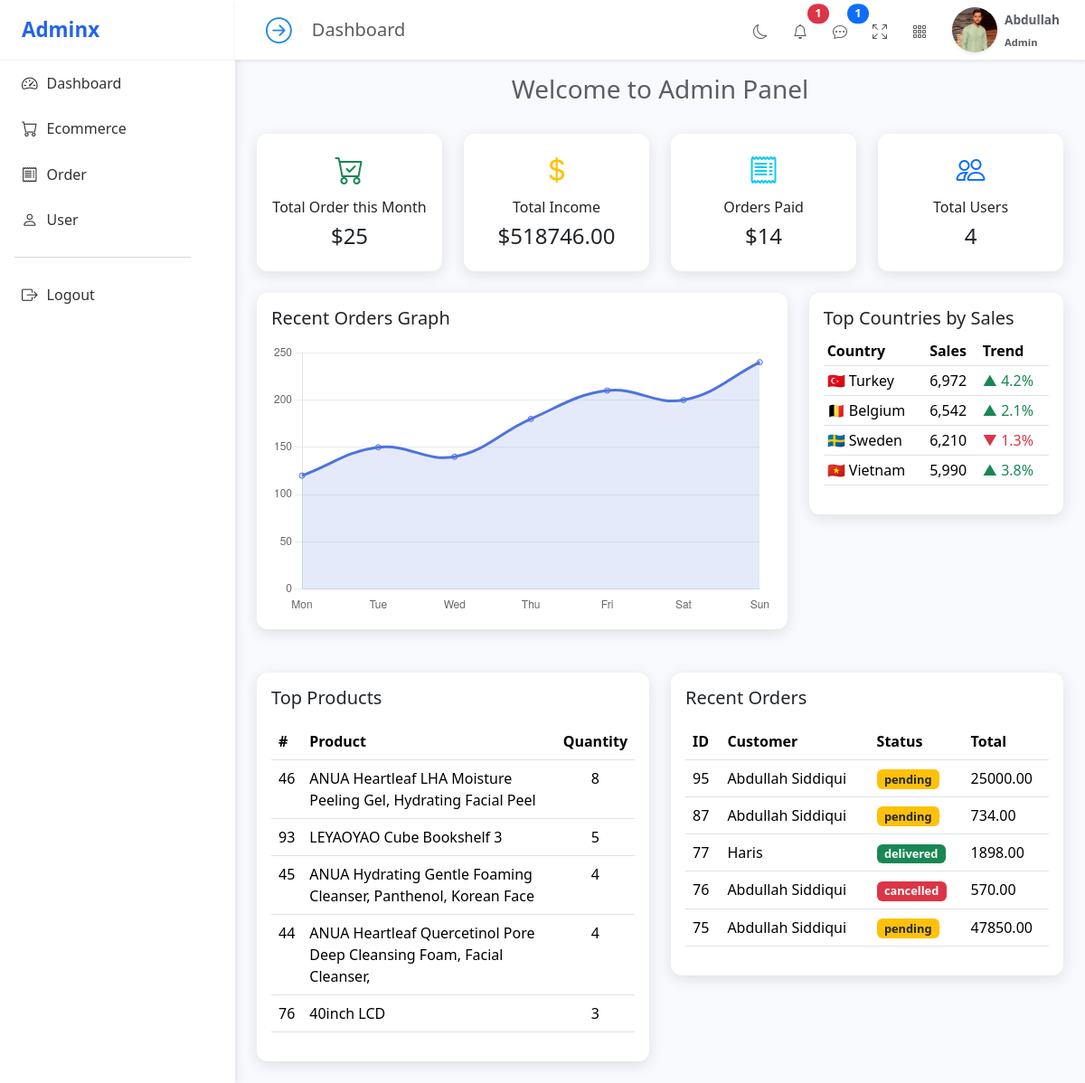
Before: /Server/Admin-Panel/Dashbboard.php (signed in) with the older database file.
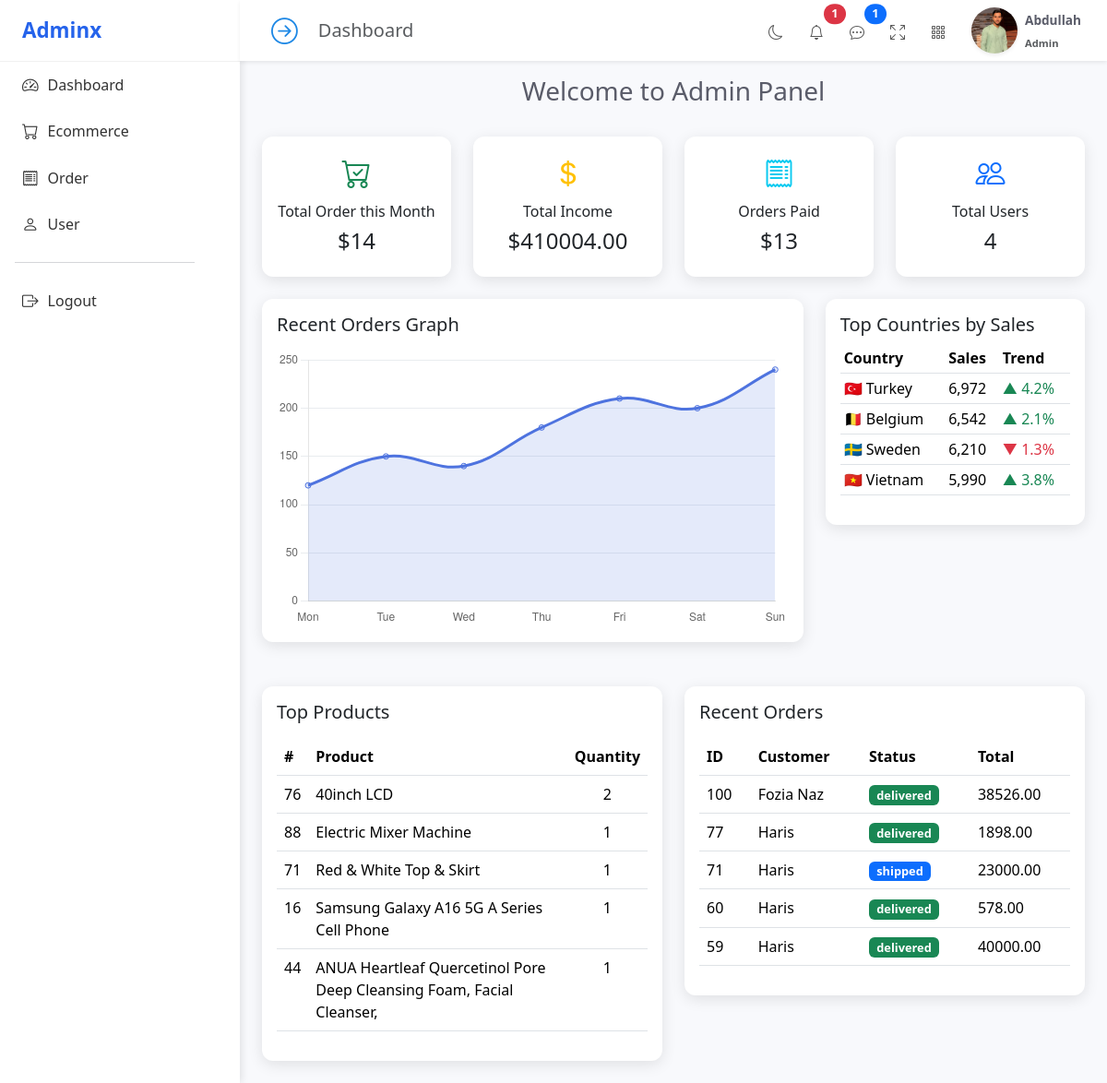
After: the same page with the newer database file.
### tables this page shows
CREATE TABLE `products` (
  `id` int(11) NOT NULL,
  `name` varchar(200) NOT NULL,
  `description` text DEFAULT NULL,
  `price` decimal(10,2) DEFAULT NULL,
  `subcategory_id` int(11) DEFAULT NULL,
  `created_at` datetime DEFAULT current_timestamp(),
  `brand_id` int(11) DEFAULT NULL,
  `category_id` int(11) DEFAULT NULL,
  `quantity` int(11) NOT NULL DEFAULT 0
);

CREATE TABLE `orders` (
  `id` int(11) NOT NULL,
  `user_id` int(11) DEFAULT NULL,
  `address_id` int(11) DEFAULT NULL,
  `total` decimal(10,2) DEFAULT NULL,
  `status` enum('pending','shipped','delivered','cancelled') DEFAULT 'pending',
  `created_at` timestamp NOT NULL DEFAULT current_timestamp(),
  `payment_method` enum('Cash','Card','UPI','Wallet') NOT NULL
);

CREATE TABLE `users` (
  `id` int(11) NOT NULL,
  `name` varchar(100) NOT NULL,
  `email` varchar(100) NOT NULL,
  `password` varchar(255) NOT NULL,
  `phone` varchar(20) DEFAULT NULL,
  `role` enum('user','admin') DEFAULT 'user',
  `status` enum('active','inactive') DEFAULT 'active',
  `created_at` datetime DEFAULT current_timestamp(),
  `updated_at` datetime DEFAULT current_timestamp() ON UPDATE current_timestamp(),
  `user_profile` varchar(255) NOT NULL DEFAULT '',
  `gender` enum('male','female') DEFAULT 'male',
  `email_token` varchar(255) DEFAULT NULL,
  `token_expiry` datetime DEFAULT NULL
);

### Server/Admin-Panel/Dashbboard.php (the view, shortened to what the changed rows need)
 <?php
    include("./Sidebar.php");
    ?>
 <link href="https://cdn.jsdelivr.net/npm/bootstrap@5.3.3/dist/css/bootstrap.min.css" rel="stylesheet">
 <link href="https://cdn.jsdelivr.net/npm/bootstrap-icons@1.11.3/font/bootstrap-icons.css" rel="stylesheet">
 </head>
 <body>
     <div class="container-fluid p-4">
         <div class="row g-4">
             <?php
                $sql = "SELECT
    COUNT(orders.id) AS order_count,
    SUM(orders.total) AS total_sales,
    COUNT(CASE WHEN orders.status = 'delivered' THEN 1 END) AS paid_orders
FROM
    orders
    INNER JOIN order_items ON orders.id = order_items.order_id
WHERE
    orders.created_at >= DATE_FORMAT(CURDATE(), '%Y-%m-01');
";
                $result = $conn->query($sql);
                if ($row = $result->fetch_assoc()) {
                ?>
                 <div class="col-md-3">
                     <div class="card p-3 text-center">
                         <div class="kpi-icon mb-2 text-success"><i class="bi bi-cart-check"></i></div>
                         <h6>Total Order this Month</h6>
                         <h4>$<?= $row['order_count'] ?></h4>
                     </div>
                 </div>
                 <div class="col-md-3">
                     <div class="card p-3 text-center">
                         <div class="kpi-icon mb-2 text-warning"><i class="bi bi-currency-dollar"></i></div>
                         <h6>Total Income</h6>
                         <h4>$<?= $row['total_sales'] ?></h4>
                     </div>
                 </div>
                 <div class="col-md-3">
                     <div class="card p-3 text-center">
                         <div class="kpi-icon mb-2 text-info"><i class="bi bi-receipt"></i></div>
                         <h6>Orders Paid</h6>
                         <h4>$<?= $row['paid_orders'] ?></h4>
                     </div>
                 </div>
             <?php } ?>
             <div class="col-lg-4">
                 <div class="card p-3 mb-4">
                     <div class="table-responsive">
                         <table class="table table-sm">
                             <thead>
                                 <tr>
                                     <th>Country</th>
                                     <th>Sales</th>
                                     <th>Trend</th>
                                 </tr>
                             </thead>
                         </table>
                     </div>
                 </div>
             </div>
             <div class="col-md-6">
                 <div class="card p-3">
                     <?php
                        $sql_tp = "SELECT
    products.id AS product_id,
    products.name AS product_name,
    SUM(order_items.quantity) AS total_quantity_sold
FROM
    order_items
INNER JOIN
    orders
ON
    orders.id = order_items.order_id
INNER JOIN
    products
ON
    products.id = order_items.product_id
WHERE
    MONTH(orders.created_at) = MONTH(CURRENT_DATE())
AND
    YEAR(orders.created_at) = YEAR(CURRENT_DATE())
GROUP BY
    products.id,
    products.name
ORDER BY
    total_quantity_sold DESC
LIMIT 5;
";
                        $result_tp = $conn->query($sql_tp)
                        ?>
                     <div>
                         <table class="table">
                             <thead>
                                 <tr>
                                     <th>#</th>
                                     <th>Product</th>
                                     <th>Quantity</th>
                                 </tr>
                             </thead>
                             <tbody>
                                 <?php
                                    while ($row_tp = $result_tp->fetch_assoc()) {
                                    ?>
                                     <tr>
                                         <td><?= $row_tp['product_id'] ?></td>
                                         <td><?= $row_tp['product_name'] ?></td>
                                         <td class="text-center"><?= $row_tp['total_quantity_sold'] ?></td>
                                     </tr>
                                 <?php   } ?>
                             </tbody>
                         </table>
                     </div>
                 </div>
             </div>
             <div class="col-md-6">
                 <div class="card p-3">
                     <?php
                        $sql_ro = "
SELECT
    orders.id,
    users.name ,
    orders.status,
    orders.total,
    orders.created_at as order_date
FROM
    orders
    INNER JOIN users
    on users.id = orders.user_id
ORDER BY
     order_date DESC
LIMIT 5
";
                        $result_ro = $conn->query($sql_ro)
                        ?>
                     <div class="table-responsive">
                         <table class="table">
                             <thead>
                                 <tr>
                                     <th>ID</th>
                                     <th>Customer</th>
                                     <th>Status</th>
                                     <th>Total</th>
                                 </tr>
                             </thead>
                             <tbody>
                                 <?php
                                    while ($row_ro = $result_ro->fetch_assoc()) {
                                        $badgeClass = '';
                                        if ($row_ro['status'] === "pending") {
                                            $badgeClass = 'bg-warning text-dark';
                                        } elseif ($row_ro['status'] === "shipped") {
                                            $badgeClass = 'bg-primary';
                                        } elseif ($row_ro['status'] === "delivered") {
                                            $badgeClass = 'bg-success';
                                        } elseif ($row_ro['status'] === "cancelled") {
                                            $badgeClass = 'bg-danger';
                                        }
                                    ?>
                                     <tr>
                                         <td><?= $row_ro['id'] ?></td>
                                         <td><?= $row_ro['name'] ?></td>
                                         <td><span class="badge <?= $badgeClass ?>"><?= $row_ro['status'] ?></span></td>
                                         <td><?= $row_ro['total'] ?></td>
                                     </tr>
                                 <?php   } ?>
                             </tbody>
                         </table>
                     </div>
                 </div>
             </div>
         </div>
     </div>
     <script>
         const ctx = document.getElementById('ordersChart').getContext('2d');
         new Chart(ctx, {
             type: 'line',
             data: {
                 labels: ['Mon', 'Tue', 'Wed', 'Thu', 'Fri', 'Sat', 'Sun'],
                 datasets: [{
                     label: 'Orders',
                     data: [120, 150, 140, 180, 210, 200, 240],
                     borderColor: '#4e73df',
                     backgroundColor: 'rgba(78, 115, 223, 0.15)',
                     tension: 0.4,
                     fill: true
                 }]
             },
             options: {
                 responsive: true,
                 maintainAspectRatio: false,
                 plugins: {
                     legend: {
                         display: false
                     }
                 },
                 scales: {
                     x: {
                         grid: {
                             display: false
                         }
                     },
                     y: {
                         beginAtZero: true,
                         grid: {
                             color: '#e9ecef'
                         }
                     }
                 }
             }
         });
     </script>
 </body>
 </html>

Changed rows visible on the page:
removed products: id "46", name "ANUA Heartleaf LHA Moisture Peeling Gel, Hydrating Facial Peel", total_quantity_sold "8"
no longer on this page (row edited): products: id "93", name "LEYAOYAO Cube Bookshelf 3", total_quantity_sold "5"
removed products: id "45", name "ANUA Hydrating Gentle Foaming Cleanser, Panthenol, Korean Face", total_quantity_sold "4"
removed orders: id "95", user.name "Abdullah Siddiqui", status "pending", total "25000.00"
removed orders: id "87", user.name "Abdullah Siddiqui", status "pending", total "734.00"
removed orders: id "76", user.name "Abdullah Siddiqui", status "cancelled", total "570.00"
removed orders: id "75", user.name "Abdullah Siddiqui", status "pending", total "47850.00"
shown differently, row unchanged: products "40inch LCD": total_quantity_sold "3" → "2"; moves up the list
now on this page (row unchanged): products: id "88", name "Electric Mixer Machine", total_quantity_sold "1"
now on this page (row edited): products: id "71", name "Red & White Top & Skirt", total_quantity_sold "1"
now on this page (row unchanged): products: id "16", name "Samsung Galaxy A16 5G A Series Cell Phone", total_quantity_sold "1"
changed products "ANUA Heartleaf Quercetinol Pore Deep Cleansing Foam, Facial Cleanser,": total_quantity_sold "4" → "1"
added orders: id "100", user.name "Fozia Naz", status "delivered", total "38526.00"
now on this page (row unchanged): orders: id "71", user.name "Haris", status "shipped", total "23000.00"
now on this page (row unchanged): orders: id "60", user.name "Haris", status "delivered", total "578.00"
now on this page (row unchanged): orders: id "59", user.name "Haris", status "delivered", total "40000.00"
Other visible differences:
$row['order_count']: "25" → "14"
$row['total_sales']: "518746.00" → "410004.00"
$row['paid_orders']: "14" → "13"
